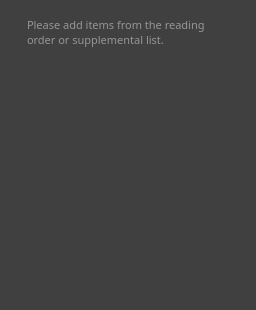
<?xml version="1.0" encoding="UTF-8"?>
<ui version="4.0">
 <class>TOCListWidget</class>
 <widget class="QWidget" name="TOCListWidget">
  <property name="geometry">
   <rect>
    <x>0</x>
    <y>0</y>
    <width>256</width>
    <height>310</height>
   </rect>
  </property>
  <property name="sizePolicy">
   <sizepolicy hsizetype="Fixed" vsizetype="Preferred">
    <horstretch>0</horstretch>
    <verstretch>0</verstretch>
   </sizepolicy>
  </property>
  <property name="minimumSize">
   <size>
    <width>256</width>
    <height>0</height>
   </size>
  </property>
  <property name="maximumSize">
   <size>
    <width>256</width>
    <height>16777215</height>
   </size>
  </property>
  <property name="windowTitle">
   <string>Form</string>
  </property>
  <property name="styleSheet">
   <string notr="true">background: #404040;

</string>
  </property>
  <layout class="QGridLayout" name="gridLayout">
   <item row="0" column="0">
    <layout class="QVBoxLayout" name="verticalLayout">
     <property name="spacing">
      <number>0</number>
     </property>
     <item>
      <widget class="QWidget" name="widget_NoItem" native="true">
       <property name="sizePolicy">
        <sizepolicy hsizetype="Fixed" vsizetype="Fixed">
         <horstretch>0</horstretch>
         <verstretch>0</verstretch>
        </sizepolicy>
       </property>
       <property name="minimumSize">
        <size>
         <width>256</width>
         <height>36</height>
        </size>
       </property>
       <property name="maximumSize">
        <size>
         <width>256</width>
         <height>36</height>
        </size>
       </property>
       <widget class="QLabel" name="label_NoItem">
        <property name="geometry">
         <rect>
          <x>16</x>
          <y>6</y>
          <width>208</width>
          <height>30</height>
         </rect>
        </property>
        <property name="sizePolicy">
         <sizepolicy hsizetype="Fixed" vsizetype="Fixed">
          <horstretch>0</horstretch>
          <verstretch>0</verstretch>
         </sizepolicy>
        </property>
        <property name="minimumSize">
         <size>
          <width>208</width>
          <height>30</height>
         </size>
        </property>
        <property name="maximumSize">
         <size>
          <width>208</width>
          <height>30</height>
         </size>
        </property>
        <property name="font">
         <font>
          <family>Noto Sans TC</family>
          <pointsize>-1</pointsize>
          <weight>50</weight>
          <italic>false</italic>
          <bold>false</bold>
         </font>
        </property>
        <property name="styleSheet">
         <string notr="true">font-family: Noto Sans TC;
font-style: normal;
font-weight: normal;
font-size: 11px;
line-height: 15px;
display: flex;
align-items: center;

color: rgba(255, 255, 255, 0.45);


background: #404040;
</string>
        </property>
        <property name="text">
         <string>Please add items from the reading order or supplemental list.</string>
        </property>
        <property name="wordWrap">
         <bool>true</bool>
        </property>
       </widget>
      </widget>
     </item>
     <item>
      <widget class="QListWidget" name="listWidget">
       <property name="enabled">
        <bool>false</bool>
       </property>
       <property name="sizePolicy">
        <sizepolicy hsizetype="Fixed" vsizetype="Preferred">
         <horstretch>0</horstretch>
         <verstretch>0</verstretch>
        </sizepolicy>
       </property>
       <property name="minimumSize">
        <size>
         <width>256</width>
         <height>0</height>
        </size>
       </property>
       <property name="maximumSize">
        <size>
         <width>256</width>
         <height>16777215</height>
        </size>
       </property>
       <property name="autoFillBackground">
        <bool>true</bool>
       </property>
       <property name="styleSheet">
        <string notr="true">QListWidget {
	padding: 0px;
	border: 0px;
	background: #404040;
}

// 设置垂直滚动条基本样式
QScrollBar:vertical
{
    width:8px;
    background:rgba(0,0,0,0%);
    margin:0px,0px,0px,0px;
    padding-top:9px;   // 留出9px给上面和下面的箭头
    padding-bottom:9px;
}
QScrollBar::handle:vertical
{
    width:8px;
    background:rgba(0,0,0,25%);
    border-radius:4px;   // 滚动条两端变成椭圆
    min-height:20;
}
QScrollBar::handle:vertical:hover
{
    width:8px;
    background:rgba(0,0,0,50%);   // 鼠标放到滚动条上的时候，颜色变深
    border-radius:4px;
    min-height:20;
}
QScrollBar::add-line:vertical   // 这个应该是设置下箭头的，3.png就是箭头
{
    height:9px;width:8px;
    subcontrol-position:bottom;
}
QScrollBar::sub-line:vertical   // 设置上箭头
{
    height:9px;width:8px;
    subcontrol-position:top;
}
QScrollBar::add-line:vertical:hover   // 当鼠标放到下箭头上的时候
{
    height:9px;width:8px;
    subcontrol-position:bottom;
}
QScrollBar::sub-line:vertical:hover  // 当鼠标放到下箭头上的时候
{
    height:9px;width:8px;
    subcontrol-position:top;
}
QScrollBar::add-page:vertical,QScrollBar::sub-page:vertical   // 当滚动条滚动的时候，上面的部分和下面的部分
{
    background:rgba(0,0,0,10%);
    border-radius:4px;
}




</string>
       </property>
       <property name="frameShadow">
        <enum>QFrame::Sunken</enum>
       </property>
       <property name="lineWidth">
        <number>0</number>
       </property>
       <property name="horizontalScrollBarPolicy">
        <enum>Qt::ScrollBarAlwaysOff</enum>
       </property>
       <property name="autoScrollMargin">
        <number>0</number>
       </property>
       <property name="editTriggers">
        <set>QAbstractItemView::NoEditTriggers</set>
       </property>
       <property name="showDropIndicator" stdset="0">
        <bool>false</bool>
       </property>
       <property name="dragDropMode">
        <enum>QAbstractItemView::InternalMove</enum>
       </property>
       <property name="defaultDropAction">
        <enum>Qt::IgnoreAction</enum>
       </property>
       <property name="spacing">
        <number>0</number>
       </property>
       <property name="itemAlignment">
        <set>Qt::AlignLeading</set>
       </property>
      </widget>
     </item>
    </layout>
   </item>
  </layout>
 </widget>
 <resources/>
 <connections/>
</ui>
